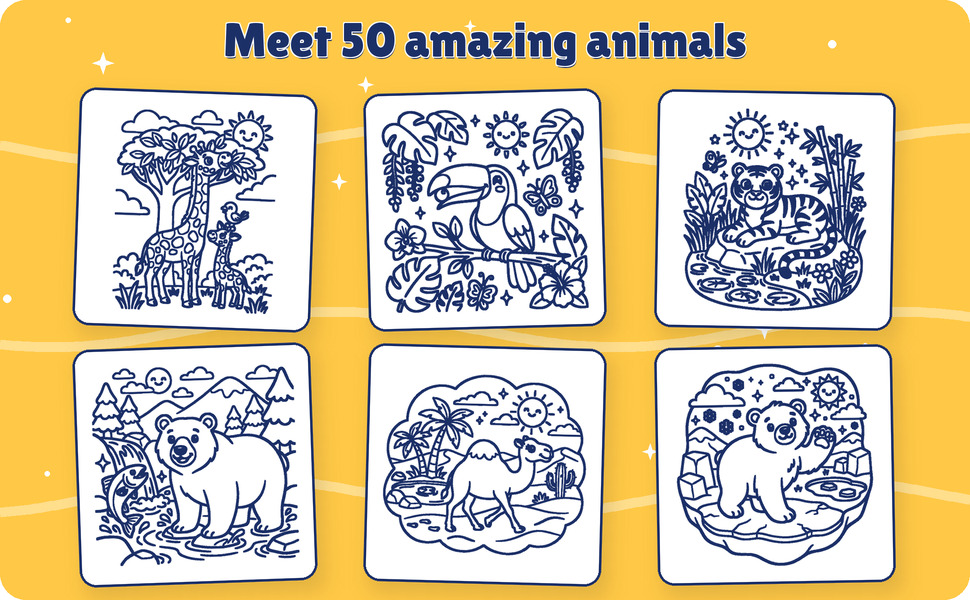
#> input picture Author 2/book5/aplus/aplus_4_sample_grid_970x600.jpg, 970 x 600 px, given in place of aplus_4_sample_grid_970x600.jpg.png, which was not available
$ python clean_faint_lines.py aplus/aplus_4_sample_grid_970x600.jpg
#> lines starting #> are read from the running program, lines starting #| are printed output that depends on the picture; after the words box and inside, x2 and y2 are one past the last pixel; in counts of white or black regions, pixels touching at a corner belong together; pictures that were not available may be replaced by others from this repository, and a replacement may not be noted
# -*- coding: utf-8 -*-
# Book 5: whiten faint straight frame lines in the outer bands of raw2 sources.
# The batch audit and check_sources only see dark ink; nano-banana-2 sometimes draws a
# light grey panel edge (pages 27, 33) that survives the vector trace as a thin line.
# A row (or column) in the outer 15% counts as a faint line when light-grey pixels
# (110-245) run across more than 30% of it and dark ink (<110) covers under 3%.
# Originals are kept in raw2_orig/. Usage: py clean_faint_lines.py [page_NN ...]
import os, sys, shutil
import numpy as np
from PIL import Image

HERE = os.path.dirname(os.path.abspath(__file__))
RAW2, ORIG = os.path.join(HERE, "raw2"), os.path.join(HERE, "raw2_orig")
os.makedirs(ORIG, exist_ok=True)
keys = sys.argv[1:] or ["page_%02d" % i for i in range(1, 51)]
for k in keys:
    src = os.path.join(RAW2, k + ".png")
    g = np.asarray(Image.open(src).convert("L")).astype(np.int16)
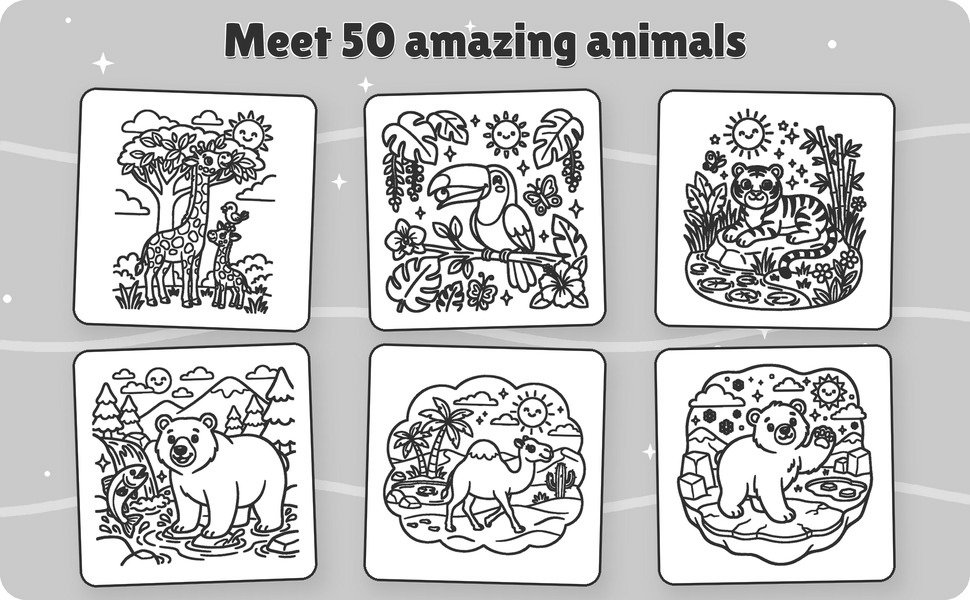
#> g: shape (600, 970) int16; min 7, max 255, mean 197.7
    h, w = g.shape
#> h = 600; w = 970
    faint = (g >= 110) & (g < 245)
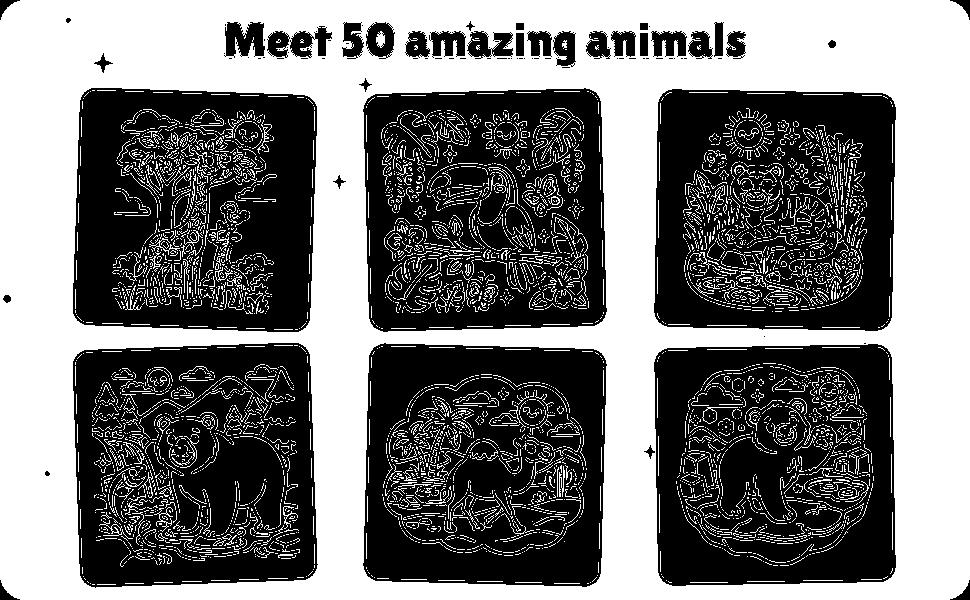
#> faint: shape (600, 970) bool; 47.1% white; 5517 white regions (5114 under 20 px), largest, box (x1, y1, x2, y2) and area: (0, 0, 970, 600) 233403, (376, 31, 385, 48) 103, (99, 520, 133, 539) 96
    dark = g < 110
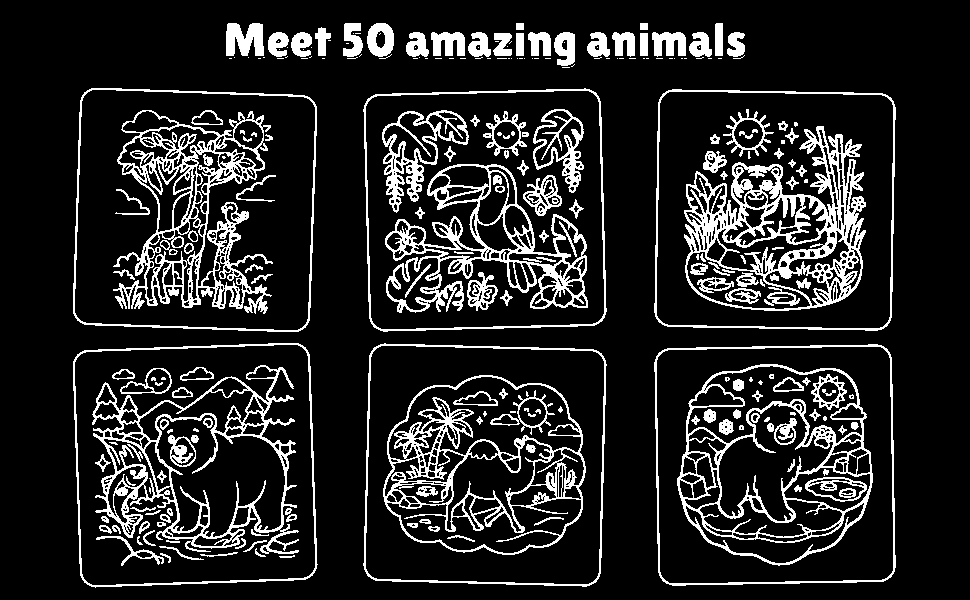
#> dark: shape (600, 970) bool; 14.5% white; 260 white regions (93 under 20 px), largest, box (x1, y1, x2, y2) and area: (684, 126, 866, 311) 10652, (113, 110, 273, 314) 8814, (92, 365, 299, 554) 7183
    out = g.copy()
    hit = []
    for axis, n, size in ((0, h, w), (1, w, h)):
        band = int(n * 0.15)
        for i in list(range(band)) + list(range(n - band, n)):
            f = faint[i] if axis == 0 else faint[:, i]
            dk = dark[i] if axis == 0 else dark[:, i]
            if f.sum() > 0.30 * size and dk.sum() < 0.03 * size:
                if axis == 0:
                    out[i][faint[i]] = 255
                else:
                    out[:, i][faint[:, i]] = 255
                hit.append(("row" if axis == 0 else "col") + str(i))
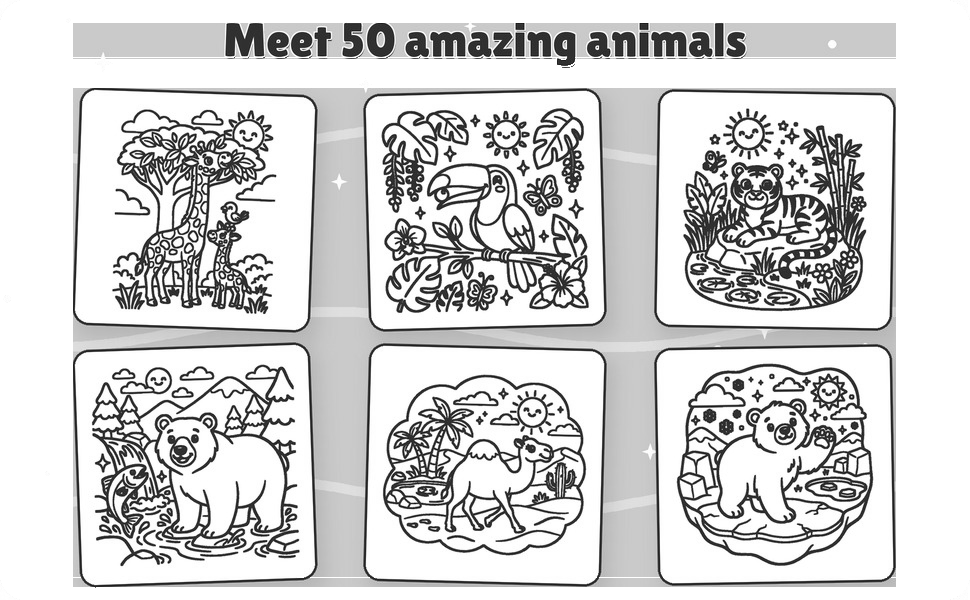
#> out: shape (600, 970) int16; min 7, max 255, mean 210.8
#> after the loop, hit = 214 items, first 6: 'row0', 'row1', 'row2', 'row3', 'row4', 'row5'
    if hit:
        if not os.path.exists(os.path.join(ORIG, k + ".png")):
            shutil.copyfile(src, os.path.join(ORIG, k + ".png"))
        Image.fromarray(out.clip(0, 255).astype("uint8"), "L").save(src)
        print(k, "cleaned", len(hit), "lines:", hit[0], "...", hit[-1])
#> (printed output is left out)
print("done")
